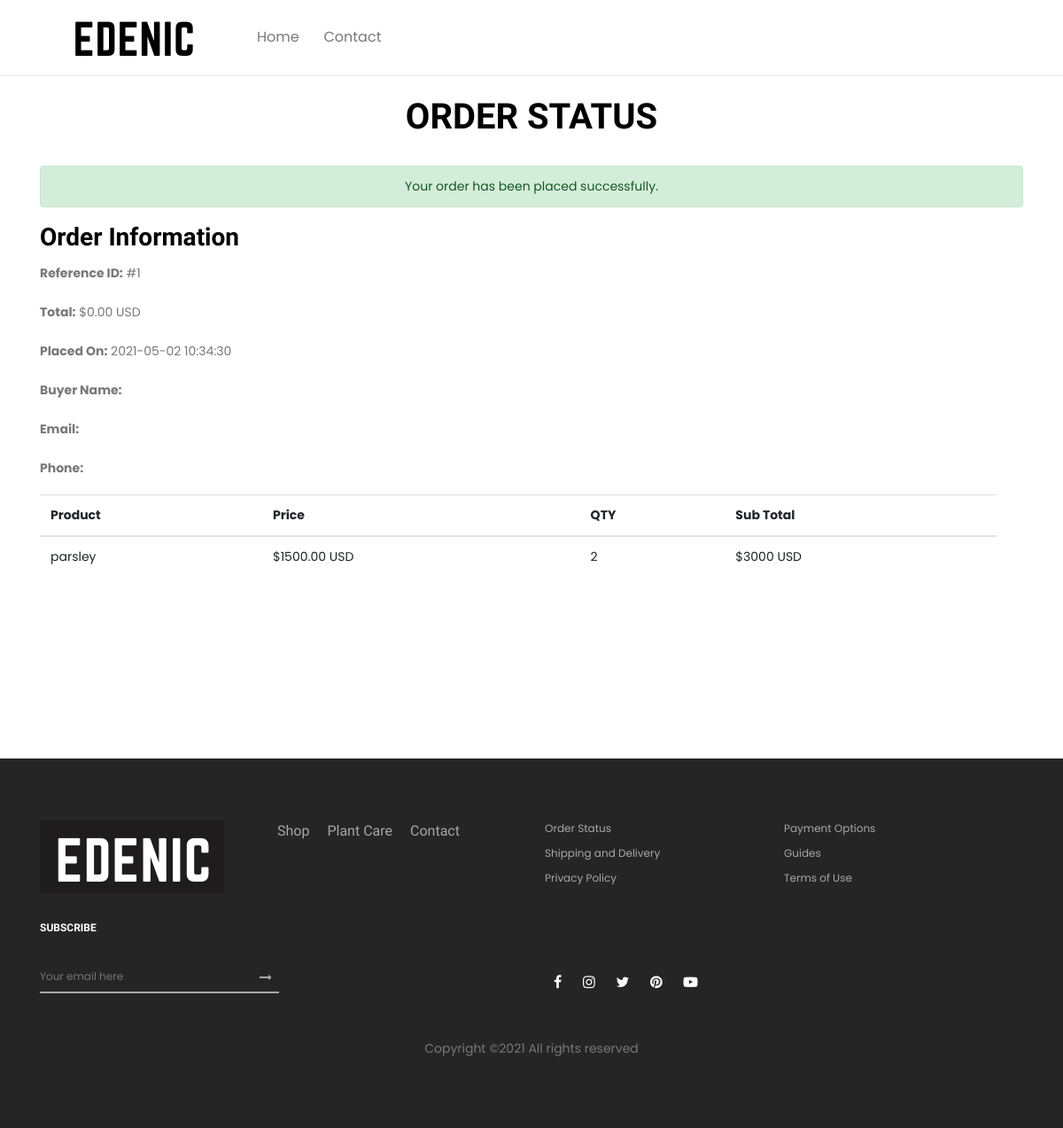
The page /orderSuccess.php?id=1 on the database its author committed.
### tables this page shows
CREATE TABLE `orders` (
  `id` int(11) NOT NULL,
  `customer_id` int(11) NOT NULL,
  `customer_name` varchar(255) NOT NULL,
  `grand_total` float(10,2) NOT NULL,
  `created` datetime NOT NULL,
  `status` enum('Pending','Completed','Cancelled') NOT NULL DEFAULT 'Pending'
);

CREATE TABLE `order_items` (
  `id` int(11) NOT NULL,
  `order_id` int(11) NOT NULL,
  `product_id` int(11) NOT NULL,
  `quantity` int(5) NOT NULL
);

CREATE TABLE `tblproduct` (
  `id` int(8) NOT NULL,
  `name` varchar(255) NOT NULL,
  `code` varchar(255) NOT NULL,
  `image` text NOT NULL,
  `price` double(10,2) NOT NULL
);

### orderSuccess.php (the view, shortened to what this page needs)
<?php
require_once 'dbConfig.php';
$result = $db->query("SELECT r.*, c.first_name, c.last_name, c.email, c.phone FROM orders as r LEFT JOIN customers as c ON c.first_name = r.customer_name WHERE r.id = " . $_REQUEST['id']);
if ($result->num_rows > 0) {
    $orderInfo = $result->fetch_assoc();
} else {
    header("Location: home.php");
}
?>
<!DOCTYPE html>
<html lang="en">
<head>
    <link href="css/bootstrap.min.css" rel="stylesheet">
    <link rel="stylesheet" href="css/core-style.css">
</head>
<body>
    <div>
        <header class="header_area">
            <div class="classy-nav-container breakpoint-off d-flex align-items-center justify-content-between">
                <nav class="classy-navbar" id="essenceNav">
                    <a class="nav-brand" href="home.php"><img src="img/core-img/LOGO5.png" alt=""></a>
                    <div class="classy-menu">
                        <div class="classynav">
                            <ul>
                                <li><a href="home.php">Home</a>
                                </li>
                                <li><a href="contact.php">Contact</a></li>
                            </ul>
                        </div>
                    </div>
            </div>
        </header>
    </div><br>
    <div class="container">
        <center>
            <h1>ORDER STATUS</h1>
        </center><br>
        <div class="col-13">
            <?php if (!empty($orderInfo)) { ?>
                <div class="col-md-13">
                    <center>
                        <div class="alert alert-success">Your order has been placed successfully.</div>
                    </center>
                </div>
                <div class="row col-lg-12 ord-addr-info">
                    <div class="hdr">
                        <h3>Order Information</h3>
                        <p><b>Reference ID:</b> #<?php echo $orderInfo['id']; ?></p>
                        <p><b>Total:</b> <?php echo '$' . $orderInfo['grand_total'] . ' USD'; ?></p>
                        <p><b>Placed On:</b> <?php echo $orderInfo['created']; ?></p>
                        <p><b>Buyer Name:</b> <?php echo $orderInfo['first_name'] . ' ' . $orderInfo['last_name']; ?></p>
                        <p><b>Email:</b> <?php echo $orderInfo['email']; ?></p>
                        <p><b>Phone:</b> <?php echo $orderInfo['phone']; ?></p>
                    </div>
                </div>
                <div class="row col-lg-12">
                    <table class="table table-hover">
                        <thead>
                            <tr>
                                <th>Product</th>
                                <th>Price</th>
                                <th>QTY</th>
                                <th>Sub Total</th>
                            </tr>
                        </thead>
                        <tbody>
                            <?php
                            $result = $db->query("SELECT i.*, p.name, p.price FROM order_items as i LEFT JOIN tblproduct as p ON p.id = i.product_id WHERE i.order_id = " . $orderInfo['id']);
                            if ($result->num_rows > 0) {
                                while ($item = $result->fetch_assoc()) {
                                    $price = $item["price"];
                                    $quantity = $item["quantity"];
                                    $sub_total = ($price * $quantity);
                            ?>
                                    <tr>
                                        <td><?php echo $item["name"]; ?></td>
                                        <td><?php echo '$' . $price . ' USD'; ?></td>
                                        <td><?php echo $quantity; ?></td>
                                        <td><?php echo '$' . $sub_total . ' USD'; ?></td>
                                    </tr>
                            <?php }
                            } ?>
                        </tbody>
                    </table>
                </div>
            <?php } else { ?>
                <div class="col-md-12">
                    <div class="alert alert-danger">Your order submission failed.</div>
                </div>
            <?php } ?>
        </div>
    </div><br><br><br><br><br><br><br><br><br>
    <footer class="footer_area clearfix">
        <div class="container">
            <div class="row">
                <div class="col-12 col-md-6">
                    <div class="single_widget_area d-flex mb-30">
                        <div class="footer-logo mr-50">
                            <a href="#"><img src="img/core-img/LOGO5A.png" alt=""></a>
                        </div>
                        <div class="footer_menu">
                            <ul>
                                <li><a href="shop.php">Shop</a></li>
                                <li><a href="plantcare.php">Plant Care</a></li>
                                <li><a href="contact.php">Contact</a></li>
                            </ul>
                        </div>
                    </div>
                </div>
                <div class="col-12 col-md-6">
                    <div class="single_widget_area mb-30">
                        <ul class="footer_widget_menu">
                            <li><a href="#">Order Status</a></li>
                            <li><a href="#">Payment Options</a></li>
                            <li><a href="#">Shipping and Delivery</a></li>
                            <li><a href="#">Guides</a></li>
                            <li><a href="#">Privacy Policy</a></li>
                            <li><a href="#">Terms of Use</a></li>
                        </ul>
                    </div>
                </div>
            </div>
            <div class="row align-items-end">
                <div class="col-12 col-md-6">
                    <div class="single_widget_area">
                        <div class="footer_heading mb-30">
                            <h6>Subscribe</h6>
                        </div>
                        <div class="subscribtion_form">
                            <form action="#" method="post">
                                <input type="email" name="mail" class="mail" placeholder="Your email here">
                                <button type="submit" class="submit"><i class="fa fa-long-arrow-right" aria-hidden="true"></i></button>
                            </form>
                        </div>
                    </div>
                </div>
                <div class="col-12 col-md-6">
                    <div class="single_widget_area">
                        <div class="footer_social_area">
                            <a href="#" data-toggle="tooltip" data-placement="top" title="Facebook"><i class="fa fa-facebook" aria-hidden="true"></i></a>
                            <a href="#" data-toggle="tooltip" data-placement="top" title="Instagram"><i class="fa fa-instagram" aria-hidden="true"></i></a>
                            <a href="#" data-toggle="tooltip" data-placement="top" title="Twitter"><i class="fa fa-twitter" aria-hidden="true"></i></a>
                            <a href="#" data-toggle="tooltip" data-placement="top" title="Pinterest"><i class="fa fa-pinterest" aria-hidden="true"></i></a>
                            <a href="#" data-toggle="tooltip" data-placement="top" title="Youtube"><i class="fa fa-youtube-play" aria-hidden="true"></i></a>
                        </div>
                    </div>
                </div>
            </div>
            <div class="row mt-5">
                <div class="col-md-12 text-center">
                    <p>
                        Copyright &copy; All rights reserved
                    </p>
                </div>
            </div>
        </div>
    </footer>
</body>
</html>

### css/core-style.css (style rules this page uses)
* { margin: 0; padding: 0; }
body { font-family: "Poppins", sans-serif; font-size: 14px; background-color: #ffffff; cursor: pointer; margin-top: 85px; }
h1, h2, h3, h4, h5, h6 { color: #000000; line-height: 1.3; font-weight: 700; font-family: "Ubuntu", sans-serif; }
p { color: #787878; font-size: 14px; line-height: 2; font-weight: 400; }
a { -webkit-transition: all 500ms ease 0s; transition: all 500ms ease 0s; text-decoration: none; cursor: pointer; outline: 0 solid transparent; color: #000000; font-weight: 600; font-size: 12px; }
ul, ol { margin: 0; }
ul li, ol li { list-style: none; cursor: pointer; }
img { height: auto; max-width: 100%; }
.mb-30 { margin-bottom: 30px !important; }
.mr-50 { margin-right: 50px !important; }
.header_area { position: fixed; z-index: 900; top: 0; left: 0; width: 100%; border-bottom: 1px solid #ebebeb; -webkit-transition-duration: 500ms; transition-duration: 500ms; }
.header_area .classy-navbar, .header_area .header-meta { -webkit-box-flex: 0; -ms-flex: 0 0 50%; flex: 0 0 50%; min-width: 50%; width: 50%; }
.header_area .classy-navbar { height: 85px; padding: 5px 0 5px 5%; }
.header_area .classynav ul li a { font-size: 16px; color: #787878; }
.footer_area { position: relative; z-index: 1; background-color: #252525; padding: 70px 0 60px; }
.footer_area .single_widget_area .footer_menu ul { display: -webkit-box; display: -ms-flexbox; display: flex; }
.footer_area .single_widget_area .footer_menu ul li a { font-size: 16px; color: rgba(255, 255, 255, 0.6); display: block; font-weight: 400; font-family: "Ubuntu", sans-serif; padding: 0 10px; text-transform: capitalize; }
.footer_area .single_widget_area .footer_widget_menu { display: -webkit-box; display: -ms-flexbox; display: flex; -ms-flex-wrap: wrap; flex-wrap: wrap; }
.footer_area .single_widget_area .footer_widget_menu li { -webkit-box-flex: 0; -ms-flex: 0 0 50%; flex: 0 0 50%; width: 50%; }
.footer_area .single_widget_area .footer_widget_menu li a { display: block; font-size: 12px; color: rgba(255, 255, 255, 0.6); display: block; font-weight: 400; margin-bottom: 10px; }
.footer_area .single_widget_area .footer_heading h6 { color: #ffffff; font-size: 12px; text-transform: uppercase; margin-bottom: 0; }
.footer_area .single_widget_area .subscribtion_form form { position: relative; z-index: 1; width: 270px; }
.footer_area .single_widget_area .subscribtion_form form input { width: 100%; border: none; border-bottom: 2px solid rgba(255, 255, 255, 0.6); color: rgba(255, 255, 255, 0.6); font-size: 12px; height: 35px; background-color: transparent; }
.footer_area .single_widget_area .subscribtion_form form button { width: 30px; height: 35px; border: none; background-color: transparent; color: rgba(255, 255, 255, 0.6); position: absolute; top: 0; right: 0; text-align: center; z-index: 10; }
.footer_area .single_widget_area .footer_social_area a { color: #ffffff; display: inline-block; padding: 0 10px; font-size: 16px; }

### rows shown on the page
orders: id "1", grand_total "0.00", created "2021-05-02 10:34:30"
order_items: product.name "parsley", product.price "1500.00", quantity "2", sub_total "3000"
